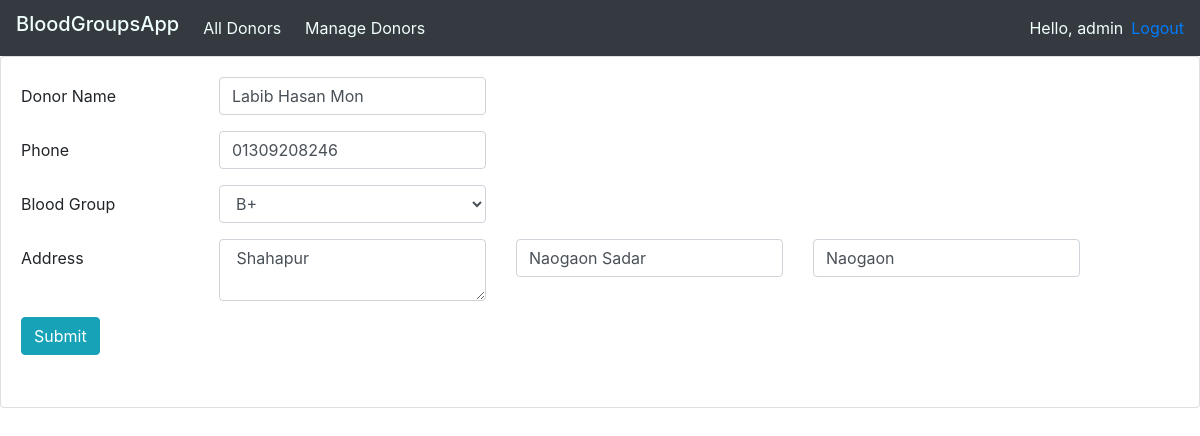
/update_donor/6/ (signed in), run on the app's committed database.
### bloodGroupsApp/models.py (models this page shows)
class Donor(models.Model):
    name = models.CharField(max_length=30, null = True)
    phone = models.CharField(max_length=15)
    blood_group = models.CharField(max_length=5)
    house_details = models.CharField(max_length=200 ,  null= True)
    upazila = models.CharField(max_length=30,  null= True)
    district = models.CharField(max_length=30, null= True)
    address = models.CharField(max_length=270)

### bloodGroupsApp/decorators.py (the view)
   def wrapper_func(request, *args, **kwargs):
      group = None
      if request.user.groups.exists():
         group = request.user.groups.all()[0].name
      if group == 'user_group':
         return redirect('home')
      if group == 'admin':
         return  view_func(request, *args, **kwargs)

### bloodGroupsApp/views.py (called while the page is built, shortened)
@login_required(login_url='login')
@admin_only
def update_donor(request,pk):
    donor1 = Donor.objects.get(id=pk)
    context={'donor1': donor1}
    return render(request,'update_donor.html',context)

### bloodGroupsApp/templates/update_donor.html (shortened to what this page needs)
{% extends 'main.html' %}
{%block content%}
<div class="card card-body">
      <form method="POST">
            <div class="form-group row">
              <label for="inputEmail3" class="col-sm-2 col-form-label">Donor Name</label>
              <div class="col-sm-3">
                <input type="text" name="name" value="{{donor1.name}}" class="form-control" id="inputEmail3" placeholder="Name">
              </div>
            </div>
            <div class="form-group row">
                <label for="inputEmail3" class="col-sm-2 col-form-label">Phone</label>
                <div class="col-sm-3">
                  <input type="text" name= "phone" value="{{donor1.phone}}" class="form-control" id="inputEmail3" placeholder="Phone Number">
                </div>
              </div>
              <div class="form-group row">
                <label for="inputEmail3" class="col-sm-2 col-form-label">Blood Group</label>
                <div class="col-sm-3">
                <select class="form-control" name="blood_group" id="bloodGroupSelect">
                  <option value="B+">B+</option>
                </select>
                </div>
              </div>
              <div class="form-group row ">
                <label for="inputEmail3" class="col-sm-2 col-form-label">Address</label>
                <div class="col-3">
                  <textarea class="form-control" name="house" placeholder="House Details"> {{donor1.house_details}}</textarea>
                </div>
                <div class="col-3 ">
                  <input type="text" class="form-control" value="{{donor1.upazila}}"  name="upazila" placeholder="Upazila">
                </div>
                <div class="col-3 ">
                  <input type="text" class="form-control" value="{{donor1.district}}" name="district" placeholder="District">
            </div>
              </div>
            <div class="form-group row">
              <div class="col-sm-10">
                <button type="submit" class="btn btn-info">Submit</button>
              </div>
            </div>
          </form>
</div>
{%endblock%}

### bloodGroupsApp/templates/navbar.html (shortened to what this page needs)
<nav class="navbar navbar-expand-lg navbar-dark bg-dark">
    <h5 style="color: azure;">BloodGroupsApp</h5>
    <div class="collapse navbar-collapse" id="navbarNav">
      <ul class="navbar-nav">
        <li class="nav-item">
          <a style="color: azure;" class="nav-link ml-3" href="{% url 'home' %}">All Donors</a>
        </li>
        {% if request.user.is_staff %}
        <li class="nav-item">
            <a style="color: azure;" class="nav-link ml-2" href="{% url 'manage_donors' %}">Manage Donors</a>
        </li>
        {% endif %}
      </ul>
    </div>
    <span style="color: azure;" class="msg"> Hello, {{request.user}} </span>
    <span style="color: azure;"><a class="msg ml-2" href="{% url 'logout' %}">Logout</a></span>
</nav>

### data on the page
Donor: name "Labib Hasan Mon", phone "01309208246", house "Shahapur", upazila "Naogaon Sadar", district "Naogaon"

### other printed values
{{ request.user }} "admin"
